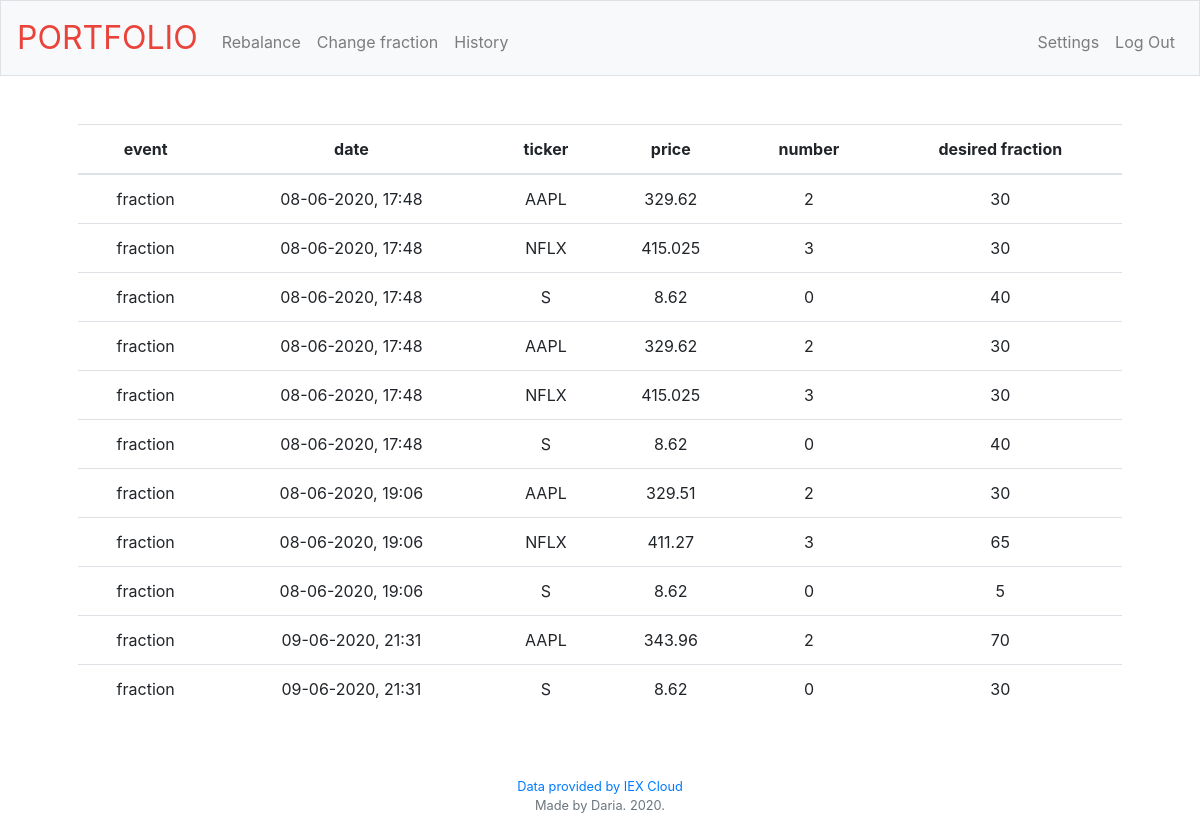
Before: /history with the older database file.
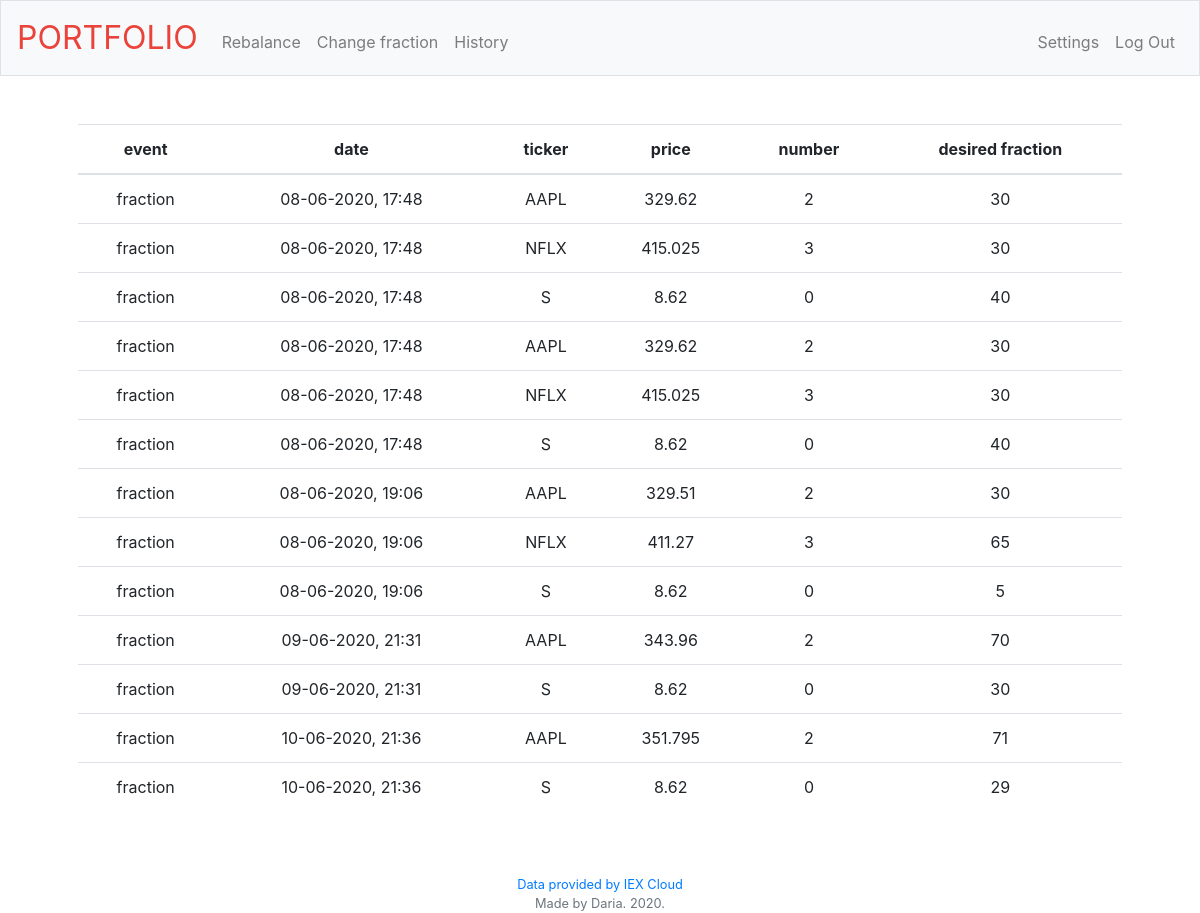
After: the same page with the newer database file.
### tables this page shows
CREATE TABLE 'history' ( 'userid' INTEGER NOT NULL, 'date' DATETIME NOT NULL, 'ticker' VARCHAR(255) NOT NULL, 'price' FLOAT NOT NULL, 'number' INTEGER NOT NULL, 'fraction' INTEGER NOT NULL, 'eventtype' VARCHAR(255) NOT NULL, FOREIGN KEY(userid) REFERENCES users(id) );

### app.py (the view)
@app.route('/history', methods=['GET','POST'])
def history():
    if request.method == "GET":
        with sql.connect(DATABASE) as con:
            con.row_factory = sql.Row
            cur = con.cursor()
            cur.execute("SELECT * FROM history WHERE userid == :userid", {"userid":userid})
            history = cur.fetchall()
            for row in history:
                print(row['eventtype'])
        return render_template('history.html', history=history)

### templates/history.html (shortened to what this page needs)
{% extends "layout.html" %}
{% block main %}
<table class="table">
    <thead>
        <tr>
            <th scope="col">event</th>
            <th scope="col">date</th>
            <th scope="col">ticker</th>
            <th scope="col">price</th>
            <th scope="col">number</th>
            <th scope="col">desired fraction</th>
        </tr>
    </thead>
    <tbody>
        {% for row in history%}
            <tr>
                <td>{{row["eventtype"]}}</td>
                <td>{{row["date"]}}</td>
                <td>{{row["ticker"]}}</td>
                <td>{{row["price"]}}</td>
                <td>{{row["number"]}}</td>
                <td>{{row["fraction"]}}</td>
            </tr>
        {% endfor %}
    </tbody>
</table>
{% endblock %}

### templates/layout.html (shortened to what this page needs)
<!DOCTYPE html>
<html lang="en">
<head>
    <link href="https://maxcdn.bootstrapcdn.com/bootstrap/4.1.3/css/bootstrap.min.css" rel="stylesheet">
    <link href="/static/styles.css" rel="stylesheet">
</head>
<body>
        <nav class="navbar navbar-expand-md navbar-light bg-light border">
            <a class="navbar-brand" href="/"><span class="red">PORTFOLIO</span></a>
            <div class="collapse navbar-collapse" id="navbar">
                <ul class="navbar-nav mr-auto mt-2">
                    <li class="nav-item"><a class="nav-link" href="/rebalance">Rebalance</a></li>
                    <li class="nav-item"><a class="nav-link" href="/changefraction">Change fraction</a></li>
                    <li class="nav-item"><a class="nav-link" href="/history">History</a></li>
                </ul>
                <ul class="navbar-nav ml-auto mt-2">
                    <li class="nav-item"><a class="nav-link" href="/settings">Settings</a></li>
                    <li class="nav-item"><a class="nav-link" href="/logout">Log Out</a></li>
                </ul>
            </div>
        </nav>
        <main class="container p-5">
            {% block main %}{% endblock %}
        </main>
        <footer class="small text-center text-muted">
            <a href="https://iexcloud.io">Data provided by IEX Cloud</a> <br>
            Made by Daria. 2020.
        </footer>
</body>
</html>

### static/styles.css (style rules this page uses)
nav .navbar-brand { font-size: xx-large; }
nav .navbar-brand .red { color: #ea433b; }
main { overflow-x: auto; text-align: center; }

Changed rows visible on the page:
added history: eventtype "fraction", date "10-06-2020, 21:36", ticker "AAPL", price "351.795", number "2", fraction "71"
added history: eventtype "fraction", date "10-06-2020, 21:36", ticker "S", price "8.62", number "0", fraction "29"
